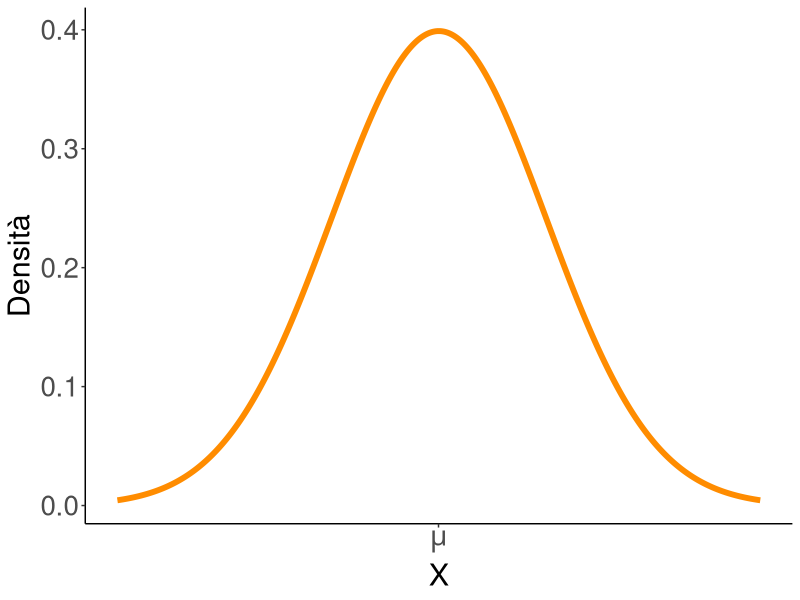
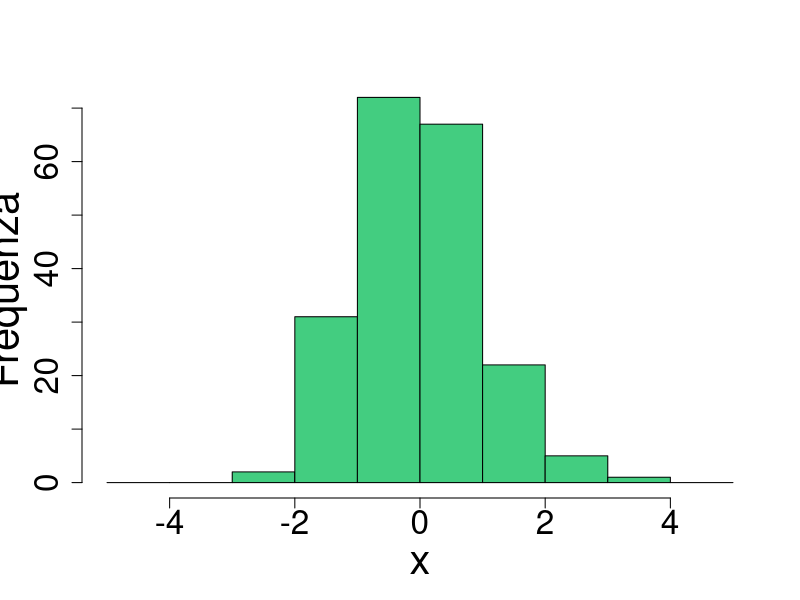
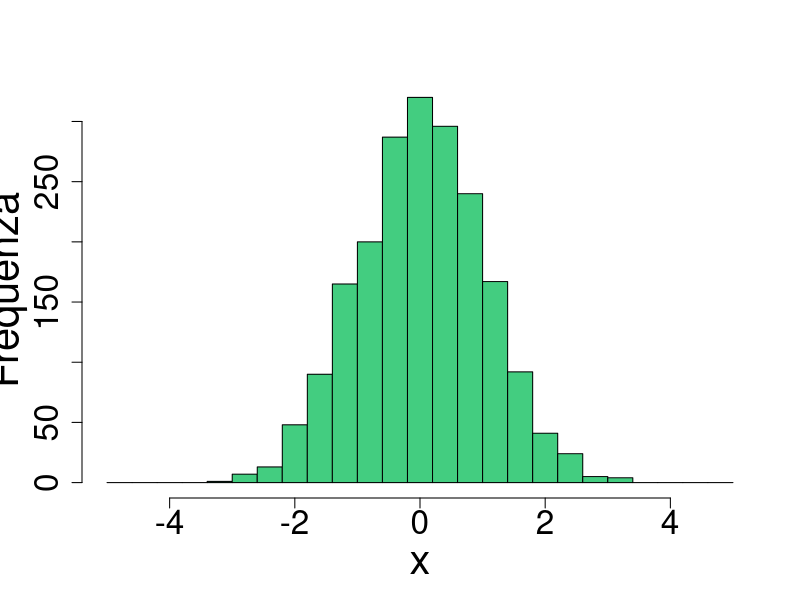
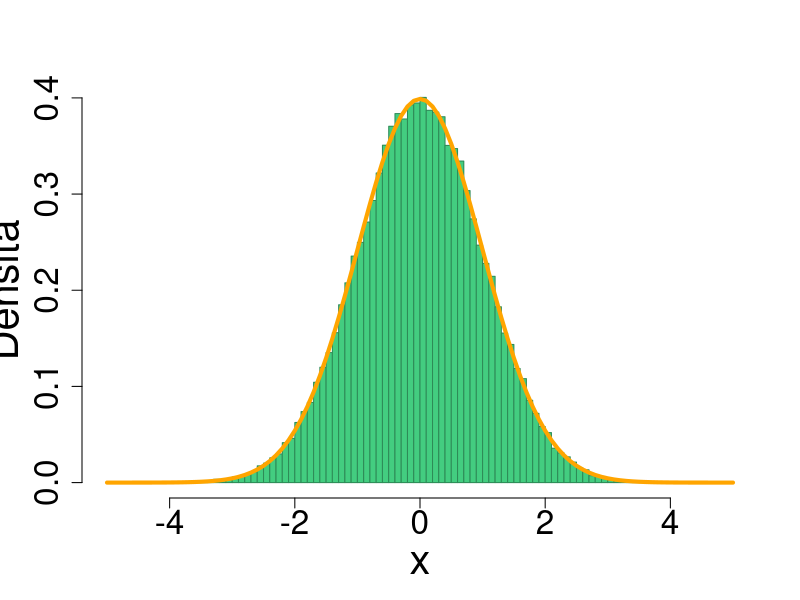
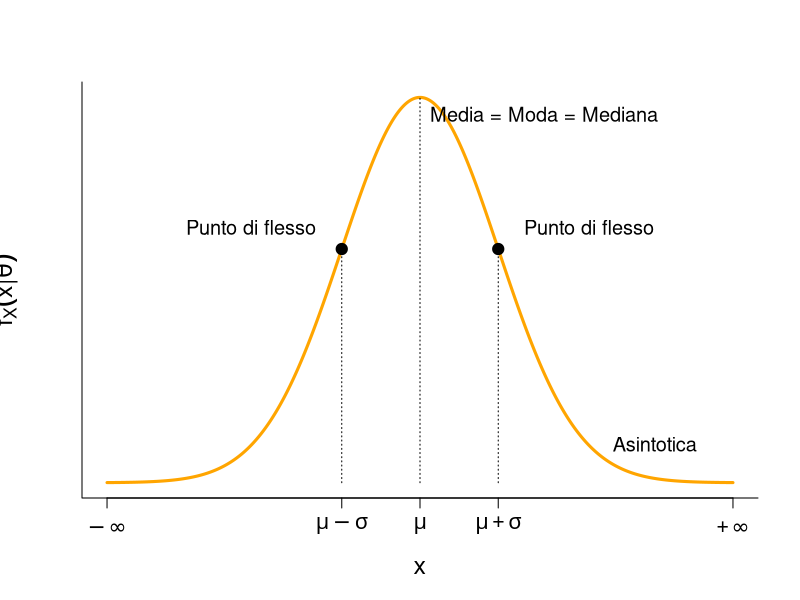
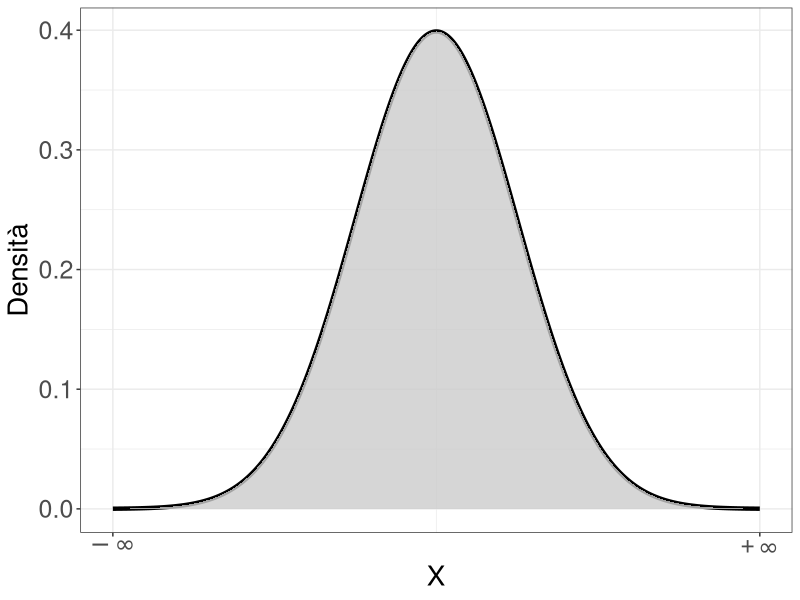
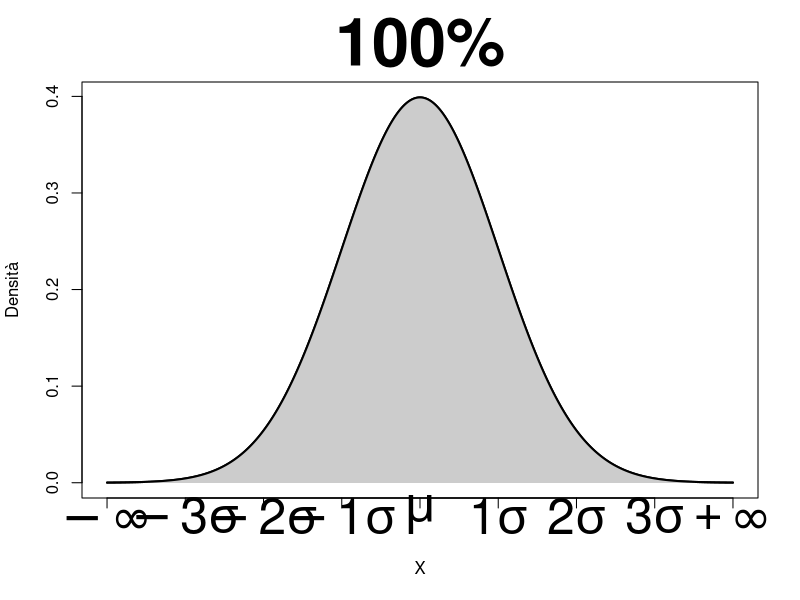
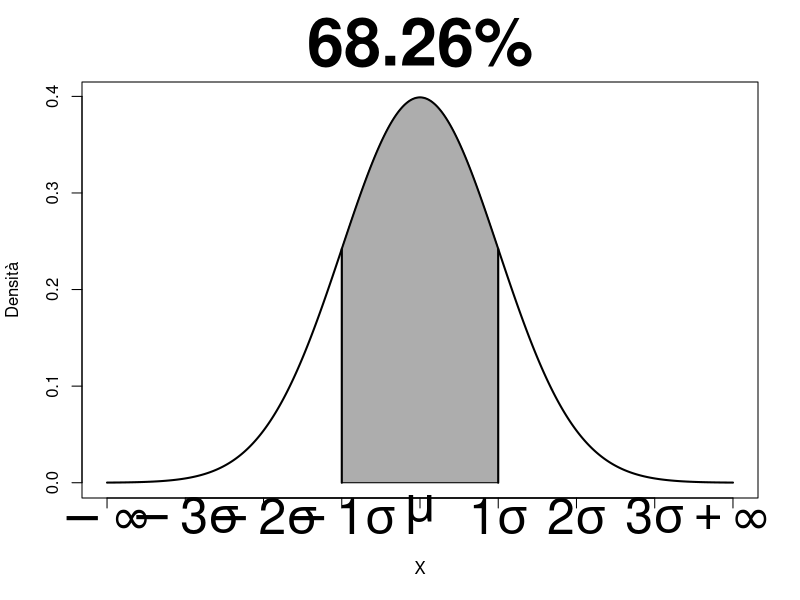

Write R code to recreate these figures, in order.
## ---- chunk 1
#| echo: false
#| fig-align: center
#| out-width: 50%
library(ggplot2)
data = data.frame(x = seq(-3,3, length.out = 1000), 
                  dx = dnorm(seq(-3,3, length.out = 1000))) 
mu <- data$x[which.max(data$dx)]   # nella normale media e moda coincidono

ggplot(data, 
       aes(x = x, y = dx)) + geom_line(linewidth = 2, col = "darkorange") + 
  theme_classic() + ylab("Densità") + xlab("X") +
  scale_x_continuous(breaks = mu, labels = expression(mu)) + 
  theme(axis.text = element_text(size = 20), 
        axis.title = element_text(size = 22))

## ---- chunk 2
#| echo: false
#| label: fig-hist
#| layout-ncol: 3
#| fig-subcap:
#|   - "Distribuzione di frequenza"
#|   - "Intervalli più piccoli, $n$ più grande"
#|   - "Si ottiene una curva..."
set.seed(123)
dat_sim <- rnorm(1e5)
hist(dat_sim[1:200], breaks = seq(-5, 5, by = 1),
     col = "seagreen3", main = "", xlab = "x", ylab = "Frequenza",
     cex.axis = 2, cex.lab = 2.5)
hist(dat_sim[1:2000], breaks = seq(-5, 5, by = .4),
     col = "seagreen3", main = "", xlab = "x", ylab = "Frequenza",
     cex.axis = 2, cex.lab = 2.5)
hist(dat_sim, breaks = seq(-5, 5, by = .1), freq = FALSE,
     col = "seagreen3", border = "seagreen4", main = "", xlab = "x",
     ylab = "Densità", cex.axis = 2, cex.lab = 2.5)
curve(dnorm(x), add = TRUE, lwd = 4, col = "orange")
## ---- chunk 3
#| echo: false
#| fig-align: center
#| out-width: 90%

xx <- seq(-4, 4, length.out = 1000)
plot(xx, dnorm(xx), type = "l", lwd = 3, col = "orange",
     xaxt = "n", yaxt = "n", xlab = "x", ylab = expression(f[X](x*"|"*theta)),
     cex.lab = 1.5, bty = "l")
axis(1, at = c(-4, -1, 0, 1, 4),
     labels = c(expression(-infinity), expression(mu - sigma), expression(mu),
                expression(mu + sigma), expression(+infinity)), cex.axis = 1.3)
segments(c(-1, 0, 1), 0, c(-1, 0, 1), dnorm(c(-1, 0, 1)), lty = 3)
points(c(-1, 1), dnorm(c(-1, 1)), pch = 19, cex = 1.5)
text(1.2, dnorm(1) + .02, "Punto di flesso", pos = 4, cex = 1.2)
text(-1.2, dnorm(1) + .02, "Punto di flesso", pos = 2, cex = 1.2)
text(0, dnorm(0) - .02, "Media = Moda = Mediana", pos = 4, cex = 1.2)
text(3, .04, "Asintotica", cex = 1.2)
## ---- chunk 4
#| echo: false
#| fig-align: center
#| out-width: 50%
library(ggplot2)
x=seq(-4,4, length.out=1000)
dx = dnorm(x)
myd = data.frame(x, dx)

ggplot(myd, 
       aes(x = x, y = dx)) + 
  geom_line(linewidth = 1.5) +  geom_area(fill = "grey80", alpha = 0.8) +
  theme_bw() + xlab("X") + ylab("Densità") + 
    scale_x_continuous(
    breaks = c(min(myd$x), max(myd$x)),
    labels = c(expression(-infinity), expression(+infinity))
  ) + 
  theme(axis.title = element_text(size = 20), 
        axis.text = element_text(size = 18))
## ---- chunk 5
#| echo: false
#| layout-ncol: 2
#| layout-nrow: 2
plot(x, dx, type = "l", lwd = 2, col = "black",
     xlab = "X", ylab = "Densità", 
     xaxt = "n", main = "100%", cex.main = 4)   # nasconde i valori sull'asse x

# Area grigia sotto la curva
polygon(c(x, rev(x)), c(dx, rep(0, length(dx))), 
        col = "grey80", border = NA)

# Ridisegno della curva sopra l'area
lines(x, dx, lwd = 2)

# Aggiunta delle etichette -∞ e +∞ agli estremi
axis(1, at = c(min(x), max(x)), 
     labels = c(expression(-infinity), expression(+infinity)), cex.axis = 3)
axis(1, at = seq(-3, 3, by = 1),
     labels = c(expression(-3*sigma), 
       expression(-2*sigma), 
                expression(-1*sigma), 
                expression(mu),
                expression(1*sigma), 
                expression(2*sigma), 
       expression(3*sigma)), 
     cex.axis = 3)

plot(x, dx, type = "l", lwd = 2, col = "black",
     xlab = "X", ylab = "Densità", 
     xaxt = "n", main = "68.26%", cex.main = 4)   # nasconde i valori sull'asse x

# Area grigia sotto la curva
polygon(c(-1, x[x >= -1 & x <= 1],1),
        c(0, dx[x >= -1 & x <= 1], 0),col= rgb(.2,.2,.2,alpha=.4))
segments(-1, 0, -1, dnorm(-1), lwd = 2)
segments(1, 0, 1, dnorm(1), lwd = 2)

# Aggiunta delle etichette -∞ e +∞ agli estremi
axis(1, at = c(min(x), max(x)), 
     labels = c(expression(-infinity), expression(+infinity)), cex.axis = 3)
axis(1, at = seq(-3, 3, by = 1),
     labels = c(expression(-3*sigma), 
       expression(-2*sigma), 
                expression(-1*sigma), 
                expression(mu),
                expression(1*sigma), 
                expression(2*sigma), 
       expression(3*sigma)), 
     cex.axis = 3)

plot(x, dx, type = "l", lwd = 2, col = "black",
     xlab = "X", ylab = "Densità", 
     xaxt = "n", main = "95.45%", cex.main = 4)   # nasconde i valori sull'asse x

# Area grigia sotto la curva
polygon(c(-2, x[x >= -2 & x <= 2],2),
        c(0, dx[x >= -2 & x <= 2], 0),col= rgb(.2,.2,.2,alpha=.4))
segments(-2, 0, -2, dnorm(-2), lwd = 2)
segments(2, 0, 2, dnorm(2), lwd = 2)

# Aggiunta delle etichette -∞ e +∞ agli estremi
axis(1, at = c(min(x), max(x)), 
     labels = c(expression(-infinity), expression(+infinity)), cex.axis = 3)
axis(1, at = seq(-3, 3, by = 1),
     labels = c(expression(-3*sigma), 
       expression(-2*sigma), 
                expression(-1*sigma), 
                expression(mu),
                expression(1*sigma), 
                expression(2*sigma), 
       expression(3*sigma)), 
     cex.axis = 3)
plot(x, dx, type = "l", lwd = 2, col = "black",
     xlab = "X", ylab = "Densità", 
     xaxt = "n", main = "99.73%", cex.main = 4)   # nasconde i valori sull'asse x

# Area grigia sotto la curva
polygon(c(-3, x[x >= -3 & x <= 3],2),
        c(0, dx[x >= -3 & x <= 3], 0),col= rgb(.2,.2,.2,alpha=.4))
segments(-3, 0, -3, dnorm(-3), lwd = 2)
segments(3, 0, 3, dnorm(3), lwd = 2)

# Aggiunta delle etichette -∞ e +∞ agli estremi
axis(1, at = c(min(x), max(x)), 
     labels = c(expression(-infinity), expression(+infinity)), cex.axis = 3)
axis(1, at = seq(-3, 3, by = 1),
     labels = c(expression(-3*sigma), 
       expression(-2*sigma), 
                expression(-1*sigma), 
                expression(mu),
                expression(1*sigma), 
                expression(2*sigma), 
       expression(3*sigma)), 
     cex.axis = 3)
## ---- chunk 6
#| echo: false
#| out-width: 50%
#| fig-align: center
#| fig-cap: "$\\Pr[X > x_1] = \\int_{x_1}^{+\\infty} f_X(x|\\theta)\\,dx = 1 - F_X(x_1|\\theta)$"

xx <- seq(-4, 4, length.out = 1000)
plot(xx, dnorm(xx), type = "l", lwd = 3, xaxt = "n", yaxt = "n",
     xlab = "x", ylab = expression(f[X](x*"|"*theta)), cex.lab = 2.5, bty = "l")
sel <- xx >= -0.8
polygon(c(-0.8, xx[sel], 4), c(0, dnorm(xx[sel]), 0), col = "turquoise", border = NA)
lines(xx, dnorm(xx), lwd = 3)
axis(1, at = -0.8, labels = expression(x[1]), cex.axis = 3)


## ---- chunk 7
#| echo: false
#| layout-ncol: 2
#| fig-cap: "Stessa media, diversa SD"
#| label: fig-Norm1
#| fig-subcap: 
#|    - "Densità"
#|    - "Cumulata"

mysd = c(2, 3, 6)
mycol = c("seagreen","royalblue", "orange", "orchid")
plot(x, dnorm(x, 0, 1), type = "l", lwd = 2,
     ylab = "f(x)", cex.axis=2, cex.labs = 2, main = expression(paste(mu, " = 0")), cex.main = 4)
for (i in 1:length(mysd)) {
  lines(x, dnorm(x, 0, mysd[i]), 
        col = mycol[i], lwd = 2)
}
legend("topleft", 
       fill = c( mycol[-length(mycol)]), 
       legend = c(paste("sd = ", mysd)), cex = 2)

plot(x, pnorm(x, 0, 1), type = "l", lwd = 2,
     ylab = "f(x)", cex.axis=2, cex.labs = 2, main = expression(paste(mu, " = 0")), cex.main = 4)
for (i in 1:length(mysd)) {
  lines(x, pnorm(x, 0, mysd[i]), 
        col = mycol[i], lwd = 2)
}
legend("topleft", 
       fill = c( mycol[-length(mycol)]), 
       legend = c(paste("sd = ", mysd)), cex = 2)

## ---- chunk 8
#| echo: false
#| layout-ncol: 2
#| label: fig-Norm2
#| fig-cap: "Stessa SD, media diversa"
#| fig-subcap: 
#|    - "Densità"
#|    - "Cumulata"

mymean = c(-2, 1, 3)
mycol = c("seagreen","royalblue", "orange", "orchid")
plot(x, dnorm(x, 0, 1), type = "l", lwd = 2,
     ylab = "f(x)", cex.axis=2, cex.labs = 2, main = expression(paste(sigma, " = 1")), cex.main = 4)
for (i in 1:length(mymean)) {
  lines(x, dnorm(x, mymean[i], 1), 
        col = mycol[i], lwd = 2)
}
legend("topleft", 
       fill = c( mycol[-length(mycol)]), 
       legend = c(paste("M = ", mymean)), cex = 2)

plot(x, pnorm(x, 0, 1), type = "l", lwd = 2,
     ylab = "f(x)", cex.axis=2, cex.labs = 2, main = expression(paste(sigma, " = 1")), cex.main = 4)
for (i in 1:length(mymean)) {
  lines(x, pnorm(x, mymean[i], 1), 
        col = mycol[i], lwd = 2)
}
legend("topleft", 
       fill = c( mycol[-length(mycol)]), 
       legend = c(paste("M = ", mymean)), cex = 2)

## ---- chunk 9
#| echo: false
#| fig-align: center
#| out-width: 60%
zz <- seq(-3.5, 3.5, length.out = 1000)
par(mar = c(7, 4, 2, 2))
plot(zz, dnorm(zz), type = "l", lwd = 3, xaxt = "n", yaxt = "n",
     xlab = "", ylab = "", bty = "n")
cols_area <- c("khaki", "slateblue1", "aquamarine3", "aquamarine3", "slateblue1", "khaki")
lims <- -3:3
for (i in 1:6) {
  sel <- zz >= lims[i] & zz <= lims[i + 1]
  polygon(c(lims[i], zz[sel], lims[i + 1]), c(0, dnorm(zz[sel]), 0),
          col = cols_area[i], border = NA)
}
lines(zz, dnorm(zz), lwd = 3)
axis(1, at = -3:3, labels = c(-3, -2, -1, 0, "+1", "+2", "+3"),
     cex.axis = 1.3, line = 0)
mtext("z", side = 1, at = 3.6, line = 1, cex = 1.5)
axis(1, at = -3:3,
     labels = c(expression(mu - 3*sigma), expression(mu - 2*sigma),
                expression(mu - sigma), expression(mu),
                expression(mu + sigma), expression(mu + 2*sigma),
                expression(mu + 3*sigma)),
     cex.axis = 1.3, line = 3)
mtext("x", side = 1, at = 3.6, line = 4, cex = 1.5)
## ---- chunk 10
#| echo: false
z_righe <- seq(0, 1.9, by = .1)
z_col <- seq(0, .09, by = .01)
tab_z <- outer(z_righe, z_col, function(a, b) pnorm(a + b) - .5)
tab_z <- formatC(tab_z, format = "f", digits = 4)
tab_z <- data.frame(z = formatC(z_righe, format = "f", digits = 1), tab_z)
knitr::kable(tab_z, col.names = c("$z$", paste0(".0", 0:9)),
             escape = FALSE, align = "c", row.names = FALSE)
## ---- chunk 11
#| echo: false
#| fig-align: center
#| out-width: 80%
myx = seq(-3, 3, length.out = 1000)
mydx = dnorm(myx)

plot(myx, mydx, type = "l", lwd = 3)
polygon(c(myx[myx <= 1.85], 1.85), 
        c(mydx[myx <= 1.85], 0), col = "lightblue")
points(1.85, 0, pch = 4, col = "red", cex = 2, lwd = 3)
## ---- chunk 12
pnorm(1.85)
## ---- chunk 13
#| echo: false
#| fig-align: center
#| out-width: 80%
myx = seq(-3, 3, length.out = 1000)
mydx = dnorm(myx)

plot(myx, mydx, type = "l", lwd = 3)
polygon(c(myx[myx <= qnorm(.275)], qnorm(.275)), 
        c(mydx[myx <= qnorm(.275)], 0), col = "lightblue")
points(qnorm(.275), 0, pch = 4, col = "red", cex = 2, lwd = 3)
## ---- chunk 14
qnorm(.275)
## ---- chunk 15
#| echo: false
#| fig-align: center
#| out-width: 70%
plot(x, dnorm(x), lty = 4, col = "red", type = "l",xaxt = "n", lwd = 2, ylab = "f(x)", xlab = "x", 
     cex.lab = 2)
lines(x, dt(x, df = 5), lwd =2, col ="royalblue")
legend("topleft", col = c("red", "royalblue"), lty = c(2,1), 
       legend = c("t di Student (df = 5)", "Normale standard"), 
       cex = 1.2, bty = "n")
axis(1, at = c(min(x),0, max(x)), 
     labels = c(expression(-infinity),0, expression(+infinity)), cex.axis = 3)
## ---- chunk 16
#| echo: false
#| fig-align: center
#| out-width: 70%
plot(x,dt(x, df = 5), col ="royalblue", type = "l", lwd = 2, ylab = "f(x)", xlab = "x", cex.lab = 2, main = "df = 5", cex.main = 2)
polygon(x, dt(x, df=5), col = rgb(0.5,0.5, 0.5, alpha = .30))
## ---- chunk 17
#| echo: false
#| layout-ncol: 2
#| fig-cap: "$\\theta = df$, $\\Theta = R^+$"
#| fig-subcap: 
#|  - "Densità"
#|  - "Cumulata"
mydf = c(3,6,8)
plot(x, dt(x, 1), type = "l", lwd = 2, 
     ylab = "f(x)", cex.axis = 2, ylim= c(0, 0.5))

for (i in 1:length(mydf)) {
  lines(x, dt(x, mydf[i]), col = mycol[i])
}
legend("topleft", 
       fill = c( mycol[-length(mycol)]), 
       legend = c(paste("df = ", mydf)), cex = 2)

plot(x, pt(x, 1), type = "l", lwd = 2, 
     ylab = "F(x)", cex.axis = 2)

for (i in 1:length(mydf)) {
  lines(x, pt(x, mydf[i]), col = mycol[i])
}
legend("topleft", 
       fill = c( mycol[-length(mycol)]), 
       legend = c(paste("df = ", mydf)), cex = 2)
## ---- chunk 18
#| echo: false
#| layout-ncol: 2
#| label: fig-chi
#| fig-cap: "$\\theta = df$, $\\Theta = R^+$"
#| fig-subcap: 
#|  - "Densità"
#|  - "Cumulata"
mydf = c(2,4,9)
x = seq(0, 15, length.out= 1000)
plot(x, dchisq(x, 1), type = "l", lwd = 2, 
     ylab = "f(x)", cex.axis = 2, ylim = c(0,0.5))

for (i in 1:length(mydf)) {
  lines(x, dchisq(x, mydf[i]), col = mycol[i], lwd = 2)
}
legend("topright", 
       fill = c( mycol[-length(mycol)]), 
       legend = c(paste("df = ", mydf)), cex = 2)

plot(x, pchisq(x, 1), type = "l", lwd = 2, 
     ylab = "F(x)", cex.axis = 2)

for (i in 1:length(mydf)) {
  lines(x, pchisq(x, mydf[i]), col = mycol[i], lwd = 2)
}
legend("bottomright", 
       fill = c( mycol[-length(mycol)]), 
       legend = c(paste("df = ", mydf)), cex = 2)
